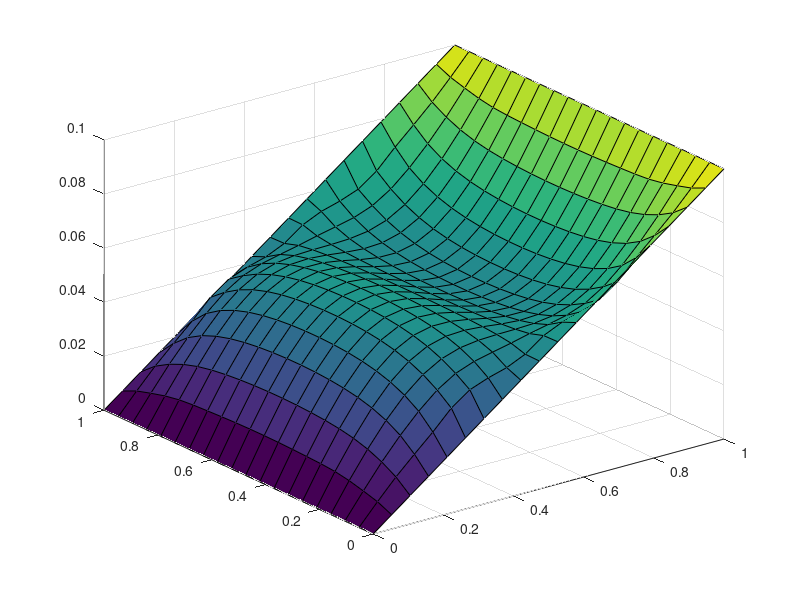

MATLAB code to generate this figure:
function bem_square
%BEM_SQUARE Lösung der Laplace-Gleichung auf einem Quadrat

% (0,1)     top      (1,1)
%      *------------*
%      |            |
%      |            |
% left |            | right
%      |            |
%      |            |
%      *------------*
% (0,0)    bottom    (1,0)

% rechte Seite
f = @(x,y) sin(2*x*pi);

% Randwerte
u_bottom = @(x, y) 0.1*x;
u_right = @(x, y) 0.1*ones(size(x));
u_top = @(x, y) 0.1*x;
u_left = @(x, y) zeros(size(x));

n = 4;

%% Fundamentallösung
    function z = ustar(x, y, xi_x, xi_y)
        dist = sqrt((x-xi_x).^2 + (y-xi_y).^2);
        
        z = -1/(2*pi)*log(dist);
    end

    function z = dustar(x, y, xi_x, xi_y, n_x, n_y)
        diff_x = x-xi_x;
        diff_y = y-xi_y;
        
        dist = diff_x.^2 + diff_y.^2;
        
        z = -(diff_x.*n_x+diff_y.*n_y)./(2*pi*dist);
    end
%% LGS aufstellen und lösen
H = zeros(4*n,4*n);
G = zeros(4*n,4*n);
u = zeros(4*n, 1);
xi = zeros(4*n, 5);

tic

for i=1:n
    width = 1/n;
    offset = width/2;
    
    t = offset+(i-1)*width;
    
    %              x y Seite   start     end
    xi(i,:)     = [t 0   1   t-offset t+offset];
    xi(n+i,:)   = [1 t   2   t-offset t+offset];
    xi(2*n+i,:) = [t 1   3   t-offset t+offset];
    xi(3*n+i,:) = [0 t   4   t-offset t+offset];
end

% Randwerte
for i=1:4*n
    side = xi(i, 3);
    
    switch side
        case 1
            u(i) = u_bottom(xi(i,1), xi(i,2));
        case 2
           u(i) = u_right(xi(i,1), xi(i,2));
        case 3
           u(i) = u_top(xi(i,1), xi(i,2));
        case 4
           u(i) = u_left(xi(i,1), xi(i,2));
    end
end

% Schleife über die Randpunkte
for i=1:4*n
    xi_x = xi(i, 1);
    xi_y = xi(i, 2);
    
    % Schleife über die Basisfunktionen
    for j = 1:4*n
        side = xi(j, 3);
        a = xi(j, 4);
        b = xi(j, 5);
        
        switch side
            case 1
                H(i,j) = quadgk(@(x) dustar(x, 0, xi_x, xi_y, 0, -1), a, b);
                G(i,j) = quadgk(@(x) ustar(x, 0, xi_x, xi_y), a, b);
            case 2
                H(i,j) = quadgk(@(y) dustar(1, y, xi_x, xi_y, 1, 0), a, b);
                G(i,j) = quadgk(@(y) ustar(1, y, xi_x, xi_y), a, b);
            case 3
                H(i,j) = quadgk(@(x) dustar(x, 1, xi_x, xi_y, 0, 1), a, b);
                G(i,j) = quadgk(@(x) ustar(x, 1, xi_x, xi_y), a, b);
            case 4
                H(i,j) = quadgk(@(y) dustar(0, y, xi_x, xi_y, -1, 0), a, b);
                G(i,j) = quadgk(@(y) ustar(0, y, xi_x, xi_y), a, b);
        end
    end
end

b = zeros(4*n,1);

for i=1:4*n
    xi_x = xi(i, 1);
    xi_y = xi(i, 2);
    
    b(i) = quad2d(@(x,y) f(x,y).*ustar(x, y, xi_x, xi_y), 0, 1, 0, 1);
end

b

I = eye(4*n);
right = (H + 0.5*I) * u - b;

q=G\right;

%% Lösung für innere Punkte
np = 20;

[lx, ly] = meshgrid(linspace(0,1,np), linspace(0,1,np));

z = zeros(size(lx));

% Randwerte übernehmen
z(1,:) = u_bottom(lx(1,:), ly(1,:));
z(np,:) = u_top(lx(np,:), ly(np,:));
z(:,1) = u_left(lx(:,1), ly(:,1));
z(:,np) = u_right(lx(:,np), ly(:,np));
    
% Werte innen berechnen
for i = 2:np-1
    for j = 2:np-1
        xi_x = lx(i, j);
        xi_y = ly(i, j);

        h = zeros(1, 4*n);
        g = zeros(1, 4*n);
        
        for k = 1:4*n
            side = xi(k, 3);
            a = xi(k, 4);
            b = xi(k, 5);
            
            switch side
                case 1
                    g(k) = quadgk(@(x) ustar(x, 0, xi_x, xi_y), a, b);
                    h(k) = quadgk(@(x) dustar(x, 0, xi_x, xi_y,  0, -1), a, b);
                case 2
                    g(k) = quadgk(@(y) ustar(1, y, xi_x, xi_y), a, b);
                    h(k) = quadgk(@(y) dustar(1, y, xi_x, xi_y,  1,  0), a, b);
                case 3
                    g(k) = quadgk(@(x) ustar(x, 1, xi_x, xi_y), a, b);
                    h(k) = quadgk(@(x) dustar(x, 1, xi_x, xi_y,  0,  1), a, b);
                case 4
                    g(k) = quadgk(@(y) ustar(0, y, xi_x, xi_y), a, b);
                    h(k) = quadgk(@(y) dustar(0, y, xi_x, xi_y, -1,  0), a, b);
            end
        end
        
        z(i,j) = g*q-h*u + quad2d(@(x,y) f(x,y).*ustar(x, y, xi_x, xi_y), 0, 1, 0, 1);
    end
end

toc

surf(lx, ly, z);

end

